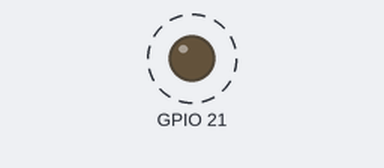
The program below on a simulated Raspberry Pi (BCM pin numbers). Shown: output pins drawn as LEDs (lit = HIGH). Dashed ring = blinking. What the program prints to the terminal is not drawn.

Above: at 0.7 s.
Timing chart, 0 to 3.0 s (numbered marks = the images above):
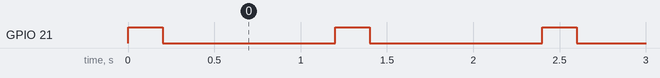

Measured:
- by itself, GPIO 21: alternates HIGH for 0.20 s and LOW for 1.0 s

The program:

GPIO_output.py
```python
#!/usr/bin/ python3

import RPi.GPIO as GPIO
import time

GPIO.setmode(GPIO.BCM)
GPIO.setup(21,GPIO.OUT)

try:
    while True:

        GPIO.output(21,True)
        time.sleep(0.2)
        GPIO.output(21,False)
        time.sleep(1)
        print("111")

except (KeyboardInterrupt, SystemExit):
    GPIO.cleanup()
    print("\nexit")
```
